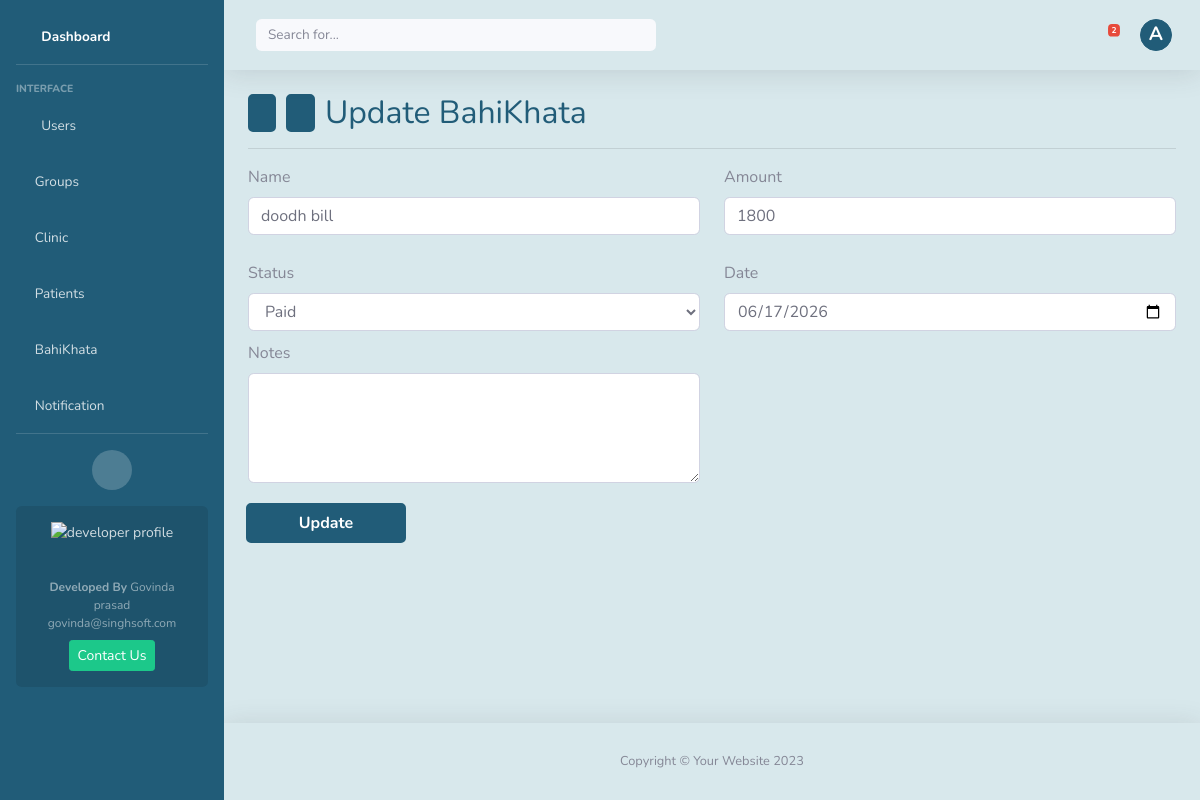
Page /bahikhata/update/10/ (signed in) on the committed database.
### home/models.py (models this page shows, shortened)
class User(AbstractUser):
    custom_id   = models.CharField(max_length=10, unique=True, blank=False, null=False)
    clinic      = models.ForeignKey('Clinic', on_delete=models.CASCADE, related_name="clinic_users", null=True, blank=True)
    profile_img = models.ImageField(upload_to=rename_image, blank=True)
    phone       = models.CharField(validators=[indian_phone_regex], max_length=15, blank=True, null=True)
    is_superuser= models.BooleanField(default=False)
    is_admin    = models.BooleanField(default=False)    # clinic admin
    is_admin_staff= models.BooleanField(default=False)    # clinic staff
    is_password_reset=models.BooleanField(default=False)
    is_active   = models.BooleanField(default=True)
    updated_at  = models.DateTimeField(auto_now=True)
    objects     = CustomUserManager()

### bahikhata/models.py (models this page shows, shortened)
class BahiKhata(models.Model):
    PAYMENT_STATUS_CHOICES = [
        ('pending', 'Pending'),
        ('paid', 'Paid'),
        ('overdue', 'Overdue'),
    ]
    user = models.ForeignKey(User, on_delete=models.SET_NULL, null=True, blank=True)
    name = models.CharField(max_length=255)
    amount = models.IntegerField()
    notes = models.TextField(blank=True, null=True)
    payment_status = models.CharField(max_length=20, choices=PAYMENT_STATUS_CHOICES, default='paid')
    created_at = models.DateTimeField(default=timezone.now)
    updated_at = models.DateTimeField(auto_now=True)

### bahikhata/views.py (the view, shortened to what this page needs)
# urls.py: path('update/<int:id>/', views.update_bahikhata, name='update_bahikhata'),
@require_http_methods(["GET","POST"])
@login_required(login_url='login')
@permission_required(['khata.change_bahikhata'], raise_exception=True)
def update_bahikhata(request, id):
    try:
        user = request.user
        bill = BahiKhata.objects.get(id=id)
    except BahiKhata.DoesNotExist:
        messages.error(request, "Bill not found.")
    except Exception as e:
        messages.error(request, f"An error occurred: {str(e)}")
    return render(request, 'bahikhata_edit.html', {'record':bill})

### home/context_processors.py (called while the page is built)
def notification_context(request):
    if request.user.is_authenticated:
        unread = Notification.objects.filter(
            receiver=request.user
        ).exclude(
            seen_notes__seen_by=request.user
        ).count()
    else:
        unread = 0
    return {"unread_notifications": unread}

### home/templatetags/custom_filters.py (called while the page is built)
@register.filter
def get_first_letter(username):
    return username[0] if username else '?'

### bahikhata/templates/bahikhata_edit.html (shortened to what this page needs)
{% extends 'layout.html' %}
{% block content %}
    <div class="d-flex justify-content-between align-items-center">
        <div class="nav-container" style="display: flex; gap: 10px; justify-content: center;">
            <button class="cnav-btn" onclick="window.history.back()" title="Back"><i class="fa fa-arrow-left"></i></button>
            <button class="cnav-btn" onclick="window.history.forward()" title="Forward"><i class="fa fa-arrow-right"></i></button>
            <h2 class="mb-0 custome-color-dark">Update BahiKhata</h2>
        </div>
    </div>
    <hr>
    <div id="clinic-from-div">
        <div class="justify-content-center">
            <form method="POST" class="clinic_form">
                <div class="row" style="margin-top: 10px;">
                    <div class="col-sm-6">
                        <label class="form-label">Name</label>
                        <input type="text" class="form-control" name="name" id="product_name" placeholder="Name" style="width: 100%;" maxlength="250"
                            oninput="checkUnique(this)" required value="{{record.name}}">
                    </div>
                    <div class="col-sm-6">
                        <label class="form-label">Amount</label>
                        <input type="number" class="form-control" name="amount" placeholder="100" style="width: 100%;" required value="{{record.amount}}">
                    </div>
                </div>
                <div class="row" style="margin-top: 10px;">
                    <div class="col-sm-6">
                        <label class="form-label">Status</label>
                        <select id="status" class="form-control" name="payment_status" style="width: 100%;">
                            <option value="paid" {% if record.payment_status == 'paid' %}selected{% endif %}>Paid</option>
                        </select>
                    </div>
                    <div class="col-sm-6">
                        <label class="form-label">Date</label>
                        <input type="date" class="form-control" name="created_at" value="{{ record.created_at|date:'Y-m-d' }}" required style="width: 100%;">
                    </div>
                </div>
                <div class="row" style="margin-top: 10px;">
                    <div class="col-sm-6">
                        <label class="form-label">Notes</label>
                        <textarea class="form-control" name="notes" rows="4" style="width: 100%;">{{record.notes}}</textarea>
                    </div>
                </div>
                <div class="row" style="margin-top: 20px; margin-bottom: 20px; padding-left:10px;">
                    <button class="btn cb" name="submit_clinic_details" type="submit" style="width: 10rem;">Update</button>
                </div>
            </form>
        </div>
    </div>
{% endblock %}

### home/templates/layout.html (shortened to what this page needs)
{% load static %}
{% load custom_filters %}
<!DOCTYPE html>
<html lang="en">
<head>
    <link href="{% static 'vendor/fontawesome-free/css/all.min.css' %}" rel="stylesheet" type="text/css">
    <link href="{% static 'css/sb-admin-2.min.css' %}" rel="stylesheet">
</head>
<body id="page-top">
    <div id="wrapper">
        <ul class="navbar-nav sidebar sidebar-dark box-background-dark" id="accordionSidebar">
            <li class="nav-item active mt-2" >
              {% if request.user.is_superuser or request.user.is_admin %}
                <a class="nav-link" href="{% url 'index' %}">
                    <i class="fas fa-fw fa-chart-area"></i>
                    <span>Dashboard</span>
                </a>
              {% else %}
                <a class="nav-link" href="#">
                    <span>Dashboard</span>
                </a>
              {% endif %}
            </li>
            <hr class="sidebar-divider">
            <div class="sidebar-heading">Interface</div>
          {% if perms.home.view_user %}
            <li class="nav-item">
                <a class="nav-link " href="{% url 'all_users' %}" aria-expanded="true">
                    <i class="fas fa-fw fa-user"></i>
                    <span>Users</span>
                </a>
            </li>
          {% endif %}
          {% if perms.auth.view_group %}
            <li class="nav-item">
                <a class="nav-link " href="{% url 'groups' %}" aria-expanded="true" >
                    <i class='fas fa-layer-group'></i>
                    <span>Groups</span>
                </a>
            </li>
          {% endif %}
          {% if perms.home.view_clinic %}
            <li class="nav-item">
                <a class="nav-link" href="{% url 'clinic' %}" aria-expanded="true">
                    <i class="fas fa-clinic-medical"></i>
                    <span>Clinic</span>
                </a>
            </li>
          {% endif %}
          {% if perms.home.view_patient %}
            <li class="nav-item">
                <a class="nav-link " href="{% url 'patients' %}" aria-expanded="true" >
                    <i class="fas fa-diagnoses"></i>
                    <span>Patients</span>
                </a>
            </li>
          {% endif %}
          {% if perms.bahikhata.view_bahikhata %}
            <li class="nav-item">
                <a class="nav-link " href="{% url 'bahikhata' %}" aria-expanded="true" >
                    <i class="fas fa-book"></i>
                    <span>BahiKhata</span>
                </a>
            </li>
          {% endif %}
          {% if perms.home.view_notification %}
            <li class="nav-item">
                <a class="nav-link " href="{% url 'notifications' %}" aria-expanded="true" >
                    <i class="fas fa-envelope-open-text"></i>
                    <span>Notification</span>
                </a>
            </li>
          {% endif %}
            <hr class="sidebar-divider d-none d-md-block">
            <div class="text-center d-none d-md-inline">
                <button class="rounded-circle border-0" id="sidebarToggle"></button>
            </div>
            <div class="sidebar-card d-none d-lg-flex">
                <img class="sidebar-card-illustration mb-2" src="{% static "/img/undraw_profile.svg" %}" alt="developer profile">
                <p class="text-center mb-2"><strong>Developed By</strong> Govinda prasad govinda@singhsoft.com</p>
                <a class="btn btn-success btn-sm" href="mailto:govinda@singhsoft.com">Contact Us</a>
            </div>
        </ul>
        <div id="content-wrapper" class="d-flex flex-column">
            <div id="content" style="background: #d8e8ec">
                <nav class="navbar navbar-expand topbar mb-4 static-top shadow">
                    {% if search_bar|default:"true" == "true" %}
                    <form class="d-none d-sm-inline-block form-inline mr-auto ml-md-3 my-2 my-md-0 mw-100 navbar-search">
                        <div class="input-group">
                            <input type="text" class="form-control bg-light border-0 small" placeholder="Search for..."
                                aria-label="Search" aria-describedby="basic-addon2" id="search-bar">
                        </div>
                    </form>
                    {% endif %}
                    <ul class="navbar-nav ml-auto">
                        <li class="nav-item dropdown no-arrow mx-1">
                            <a class="nav-link dropdown-toggle" href="#" id="messagesDropdown" role="button"
                                data-toggle="dropdown" aria-haspopup="true" aria-expanded="false" onclick="fetchNotifications()">
                                <i class="fas fa-envelope fa-fw custome-color-dark cnav-icon2"></i>
                                {% if unread_notifications > 0 %}
                                <span class="badge badge-danger badge-counter">{{unread_notifications}}</span>
                                {% endif %}
                            </a>
                        </li>
                        <li class="nav-item dropdown no-arrow">
                            <a class="nav-link dropdown-toggle" href="#" id="userDropdown" role="button"
                                data-toggle="dropdown" aria-haspopup="true" aria-expanded="false">
                                {% if request.user.profile_img %}
                                    <img class="img-profile rounded-circle box-background-border-dark cnav-icon"
                                        src="{{request.user.profile_img.url}}" alt="profile image" title="{{request.user.username}}">
                                {% else %}
                                    <div class="img-profile rounded-circle user-face cnav-icon" title="{{request.user.username}}">
                                        {{ request.user.username|get_first_letter|upper }}
                                    </div>
                                {% endif %}
                            </a>
                        </li>
                    </ul>
                </nav>
                <div class="container-fluid">
                    {% block content %}{% endblock %}
                </div>
            </div>
            <footer class="sticky-footer box-background-light shadow">
                <div class="container my-auto">
                    <div class="copyright text-center my-auto" style="">
                        <span>Copyright &copy; Your Website 2023</span>
                    </div>
                </div>
            </footer>
        </div>
    </div>
</body>
</html>

### home/templates/layout.html (style rules this page uses)
input[type=number] { -moz-appearance: textfield; }
.cnav-btn { color: white; font-weight:bold; border-radius: 5px; cursor: pointer; background-color: rgba(33, 92, 120, 1)!important; border: 2px solid rgba(33, 92, 120, 1)!important; transition: color .15s ease-in-out, background-color .15s ease-in-out, border-color .15s ease-in-out, box-shadow .15s ease-in-out; }
.cb { color: white; font-weight:bold; border-radius: 5px; background-color: rgba(33, 92, 120, 1)!important; border: 2px solid rgba(33, 92, 120, 1)!important; }
.box-background-dark { background-color: rgba(33, 92, 120, 1)!important; }
.box-background-light { background-color: #d8e8ec; }
.custome-color-dark { color: rgba(33, 92, 120, 1); }
.user-face { text-align: center; font-size: larger; font-weight: bold; background-color: rgba(33, 92, 120, 1)!important; border: 1px solid rgba(33, 92, 120, 1)!important; color: white; }

### rows in the picture
User: user.username|get_first_letter "A"
BahiKhata: name "doodh bill", amount "1800", payment_status "Paid", created_at "06/17/2026"

### other values in the picture
{{ unread_notifications }} "2"
